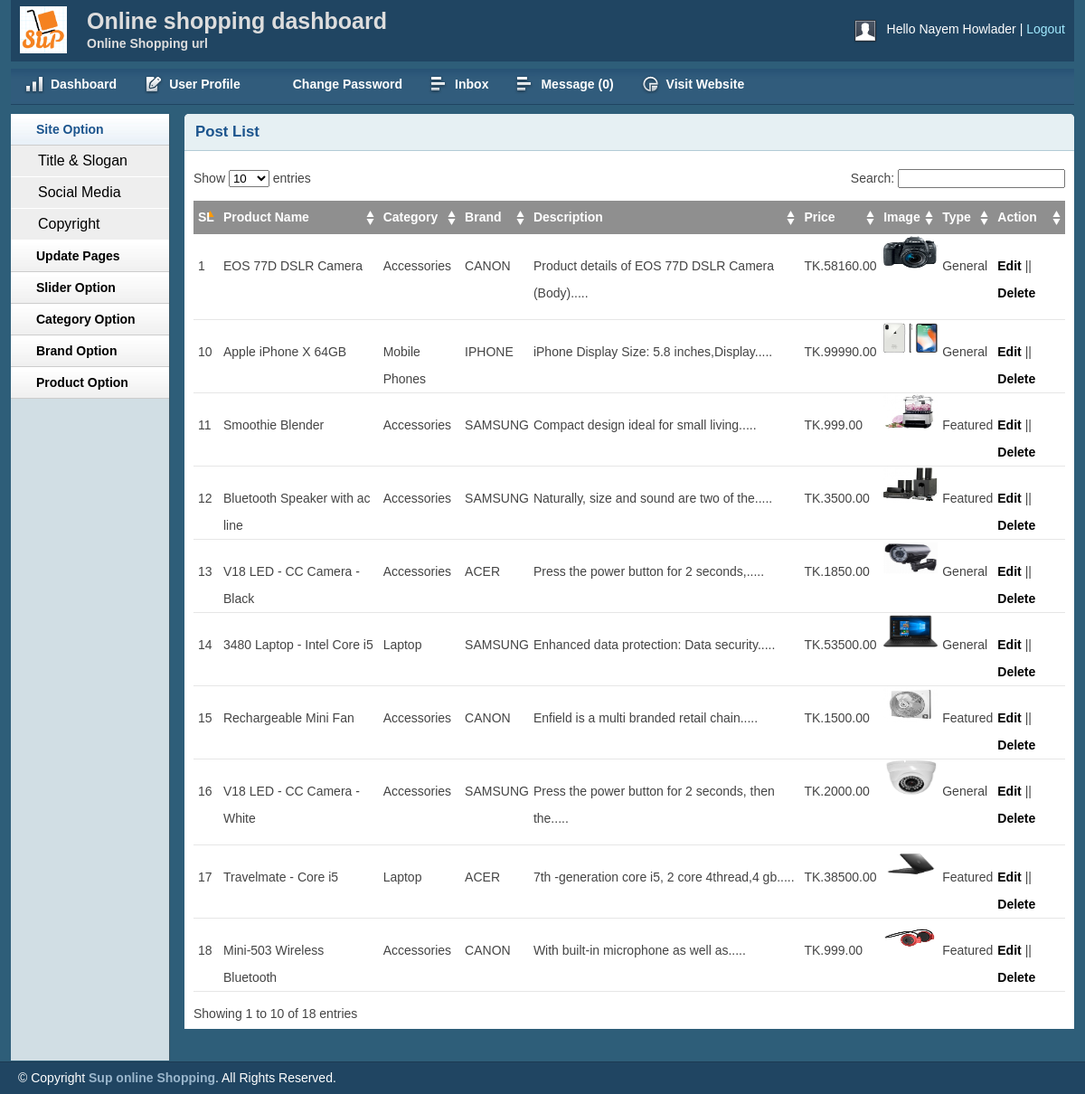
The page /admin/productlist.php (signed in) on the database its author committed.
### tables this page shows
CREATE TABLE `tbl_product` (
  `productId` int(11) NOT NULL,
  `productName` varchar(255) NOT NULL,
  `catId` int(11) NOT NULL,
  `brandId` int(11) NOT NULL,
  `body` text NOT NULL,
  `price` float(10,2) NOT NULL,
  `image` varchar(255) NOT NULL,
  `type` tinyint(4) NOT NULL DEFAULT '0'
);

CREATE TABLE `tbl_category` (
  `catId` int(11) NOT NULL,
  `catName` varchar(255) NOT NULL
);

CREATE TABLE `tbl_brand` (
  `brandId` int(11) NOT NULL,
  `brandName` varchar(255) NOT NULL
);

### src/lib/Database.php (called while the page is built, shortened)
<?php
Class Database {
    public $host   = DB_HOST;
    public $user   = DB_USER;
    public $pass   = DB_PASS;
    public $dbname = DB_NAME;
    public $link;
    private function connectDB(){
        $this->link = new mysqli($this->host, $this->user, $this->pass, $this->dbname);
    }
    public function select($query){
        $result = $this->link->query($query) or die($this->link->error.__LINE__);
        return $result->num_rows > 0 ? $result : false;
    }
}

### src/classess/Product.php (called while the page is built, shortened)
<?php
$filepath = realpath(dirname(__FILE__));
include_once ($filepath.'/../lib/Database.php');
include_once ($filepath.'/../helpers/Formate.php');
class Product{
private $db;
	public function __construct()
	{
		$this->db = new Database();
	}
public function getAllProduct(){
$query = "SELECT p.*,c.catName,b.brandName
FROM tbl_product as p,tbl_category as c, tbl_brand as b
WHERE p.catId = c.catId AND p.brandId = b.brandId
ORDER BY p.productId DESC";
	$result = $this->db->select($query);
	return $result;
}
}
?>

### src/helpers/Formate.php (called while the page is built, shortened)
<?php
class Format{
 public function textShorten($text, $limit = 400){
  $text = $text. " ";
  $text = substr($text, 0, $limit);
  $text = substr($text, 0, strrpos($text, ' '));
  $text = $text.".....";
  return $text;
 }
}
?>

### src/admin/productlist.php (the view, shortened to what this page needs)
<?php include 'inc/header.php';?>
<?php include 'inc/sidebar.php';?>
<?php include '../classess/Product.php';?>
<?php include_once '../helpers/Formate.php';?>
<?php
$pd = new Product();
$fm = new Format();
?>
<div class="grid_10">
    <div class="box round first grid">
        <h2>Post List</h2>
        <div class="block">
            <table class="data display datatable" id="example">
			<thead>
				<tr>
					<th>SL</th>
					<th>Product Name</th>
					<th>Category</th>
					<th>Brand</th>
					<th>Description</th>
					<th>Price</th>
					<th>Image</th>
					<th>Type</th>
					<th>Action</th>
				</tr>
			</thead>
			<tbody>
				<?php
				$getPd = $pd->getAllProduct();
				if ($getPd) {
					$i = 0;
					while ($result = $getPd->fetch_assoc()) {
						$i++;
				?>
				<tr class="odd gradeX">
					<td><?php echo $i;?></td>
					<td><?php echo $result['productName'] ;?></td>
					<td><?php echo $result['catName'] ;?></td>
					<td><?php echo $result['brandName'] ;?></td>
					<td><?php echo $fm->textShorten($result['body'],50) ;?></td>
					<td>TK.<?php echo $result['price'] ;?></td>
					<td><img src="<?php echo $result['image'] ;?>" height="40px" width="60px" ></td>
					<td>
						<?php
						if ($result['type'] == 0) {
							echo "Featured";
						}else
						echo "General";
						?>
						</td>
					<td><a href="productedit.php?proid=<?php echo $result['productId'];?>">Edit</a> || <a onclick="return confirm('Are you sure to delete!')" href="?delpro=<?php echo $result['productId'];?>">Delete</a></td>
				</tr>
			<?php } } ?>
			</tbody>
		</table>
       </div>
    </div>
</div>
<?php include 'inc/footer.php';?>

### src/admin/css/layout.css (style rules this page uses)
body { background: #fff none repeat scroll 0 0; color: #444; font-size: 14px; padding: 0; }
a { color: #000; font-weight:bold; text-decoration: none; }
h1, h2, h3, h4, h5, h6 { line-height:1.2em; margin-bottom:.3em; }
h2 { margin-top:1em; }
.box { background:#fff; margin-bottom:20px; padding:10px 10px 10px 10px; margin-left:-8px; }
.box.grid { padding-bottom:40px; }
.box.round { -moz-border-radius: 5px 5px 0px 0px; -webkit-border-radius: 5px 5px 0px 0px; border-radius: 5px 5px 0px 0px; }
.box h2 { font-size:1.2em; font-weight:bold; color:#1B548D; background:#E6F0F3; margin:-10px -10px 0 -10px; padding:10px 12px; border-bottom:1px solid #B3CBD6; -moz-border-radius: 5px 5px 0px 0px; -webkit-border-radius: 5px 5px 0px 0px; border-radius: 5px 5px 0px 0px; }
.box.first { min-height: 406px; }
.block { padding-top:20px; }
p { margin-bottom:1em; }
.block { padding-bottom:1px; }
table.display { margin: 0 auto; clear: both; width: 100%; }
.sorting_asc { background: #8f8f8f url(../img/table/sort_asc.png) no-repeat center right; padding:8px 5px; text-align:left; color:#fff; }
.sorting { background:#8f8f8f url(../img/table/sort_both.png) no-repeat center right; padding:8px 5px; text-align:left; color:#fff; }
tr.odd { height: 30px; line-height: 30px; border-bottom:1px solid #e6e6e6; }
tr.even { height: 30px; line-height: 30px; border-bottom:1px solid #e6e6e6; }
tr.odd td, tr.even td { padding-left:5px; }

### rows shown on the page
tbl_product: productName "EOS 77D DSLR Camera", catId.catName "Accessories", brandId.brandName "CANON", body "Product details of EOS 77D DSLR Camera (Body).....", price "58160.00", image (picture), type "General"
tbl_product: productName "Apple iPhone X 64GB", catId.catName "Mobile Phones", brandId.brandName "IPHONE", body "iPhone Display Size: 5.8 inches,Display.....", price "99990.00", image (picture), type "General"
tbl_product: productName "Smoothie Blender", catId.catName "Accessories", brandId.brandName "SAMSUNG", body "Compact design ideal for small living.....", price "999.00", image (picture), type "Featured"
tbl_product: productName "Bluetooth Speaker with ac line", catId.catName "Accessories", brandId.brandName "SAMSUNG", body "Naturally, size and sound are two of the.....", price "3500.00", image (picture), type "Featured"
tbl_product: productName "V18 LED - CC Camera - Black", catId.catName "Accessories", brandId.brandName "ACER", body "Press the power button for 2 seconds,.....", price "1850.00", image (picture), type "General"
tbl_product: productName "3480 Laptop - Intel Core i5", catId.catName "Laptop", brandId.brandName "SAMSUNG", body "Enhanced data protection: Data security.....", price "53500.00", image (picture), type "General"
tbl_product: productName "Rechargeable Mini Fan", catId.catName "Accessories", brandId.brandName "CANON", body "Enfield is a multi branded retail chain.....", price "1500.00", image (picture), type "Featured"
tbl_product: productName "V18 LED - CC Camera - White", catId.catName "Accessories", brandId.brandName "SAMSUNG", body "Press the power button for 2 seconds, then the.....", price "2000.00", image (picture), type "General"
tbl_product: productName "Travelmate - Core i5", catId.catName "Laptop", brandId.brandName "ACER", body "7th -generation core i5, 2 core 4thread,4 gb.....", price "38500.00", image (picture), type "Featured"
tbl_product: productName "Mini-503 Wireless Bluetooth", catId.catName "Accessories", brandId.brandName "CANON", body "With built-in microphone as well as.....", price "999.00", image (picture), type "Featured"

### other values the page prints
Session::get('adminName') "Nayem Howlader"
